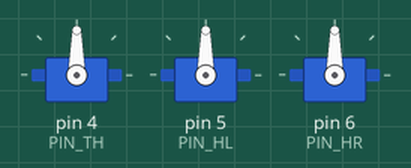
Simulated run of this sketch. Board: Arduino Uno, built with avr-gcc and run on an emulated ATmega328P. Shown: 3 × servo.

Above: at 3.05 s.
At 4.55 s:
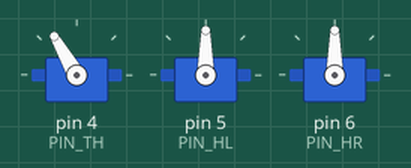
At 5.45 s:
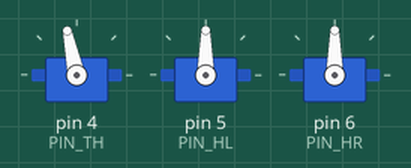
At 8.45 s:
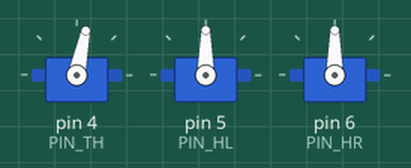
Timing chart, 0 to 10.8 s (numbered marks = the images above):
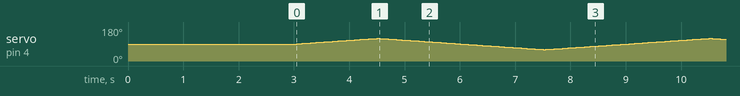

The sketch:

a1_begin.ino
```cpp
//-- myPOSE begin test

// 參數：起始位置
int pos0 = 90;
int pos1 = 90;
int pos2 = 90;


// 參數：各伺服馬達的腳位
#define PIN_TH 4
#define PIN_HL 5
#define PIN_HR 6

#include <Servo.h>
Servo S0, S1, S2;


void move_servo()
{
  S0.write(pos0);
  S1.write(pos1);
  S2.write(pos2);
}


void setup()
{
  Serial.begin(115200);

  S0.attach(PIN_TH);
  S1.attach(PIN_HL);
  S2.attach(PIN_HR);

  move_servo();
  delay(3000);
}


void loop()
{
  // 此處僅改變一個馬達 S0
  int shift = 30;  // 偏移的量

  // 愈來愈大
  for(int angle=90; angle<90+shift; angle++)
  {
    S0.write(angle);
    delay(50);
  }

  // 愈來愈小
  for(int angle=90+shift; angle>90-shift; angle--)
  {
    S0.write(angle);
    delay(50);
  }

  // 愈來愈大，回到定位
  for(int angle=90-shift; angle<90; angle++)
  {
    S0.write(angle);
    delay(50);
  }
}
```
